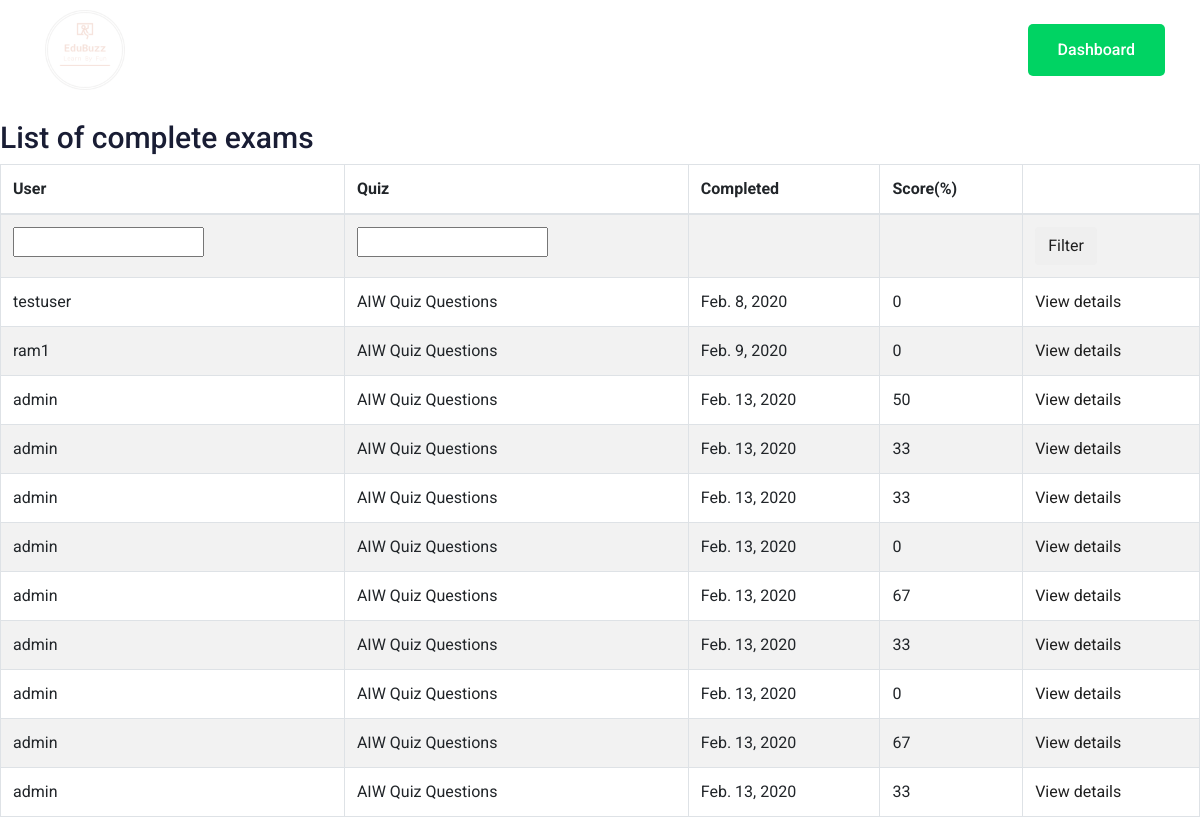
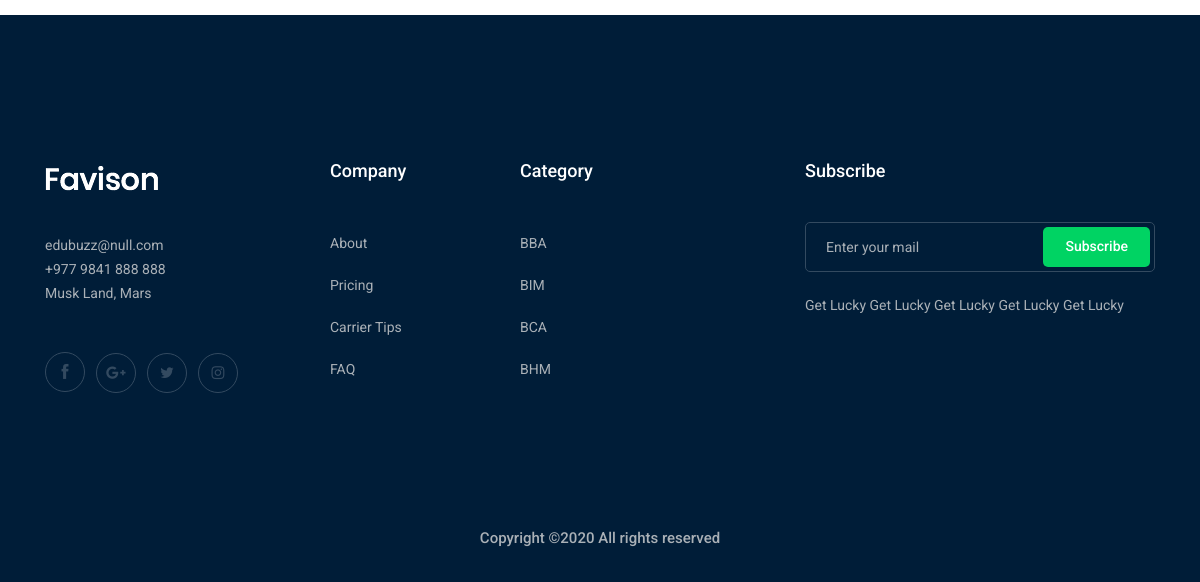
Page /quiz/marking/ (signed in) on the earlier database version (2 pictures, top to bottom).
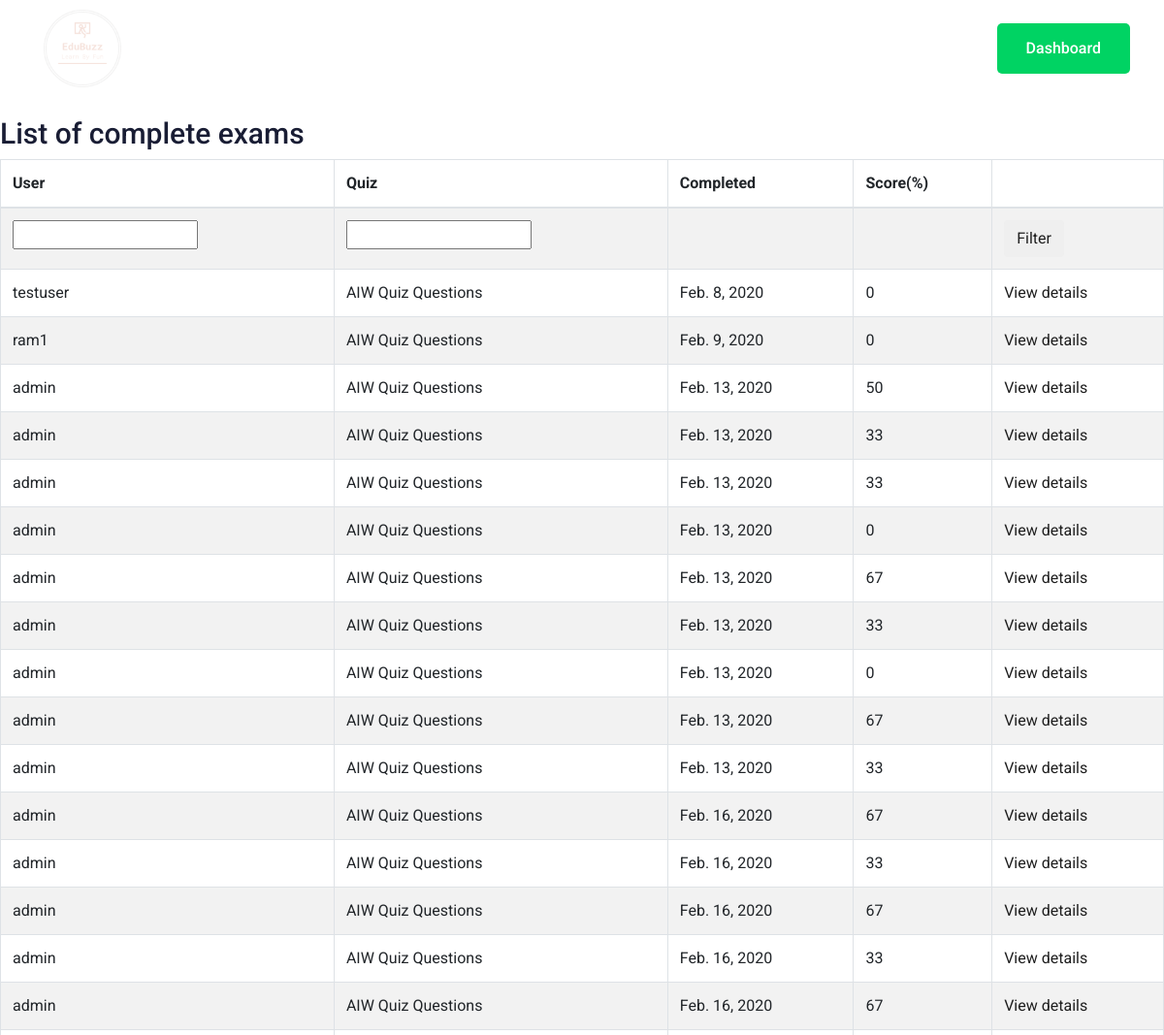
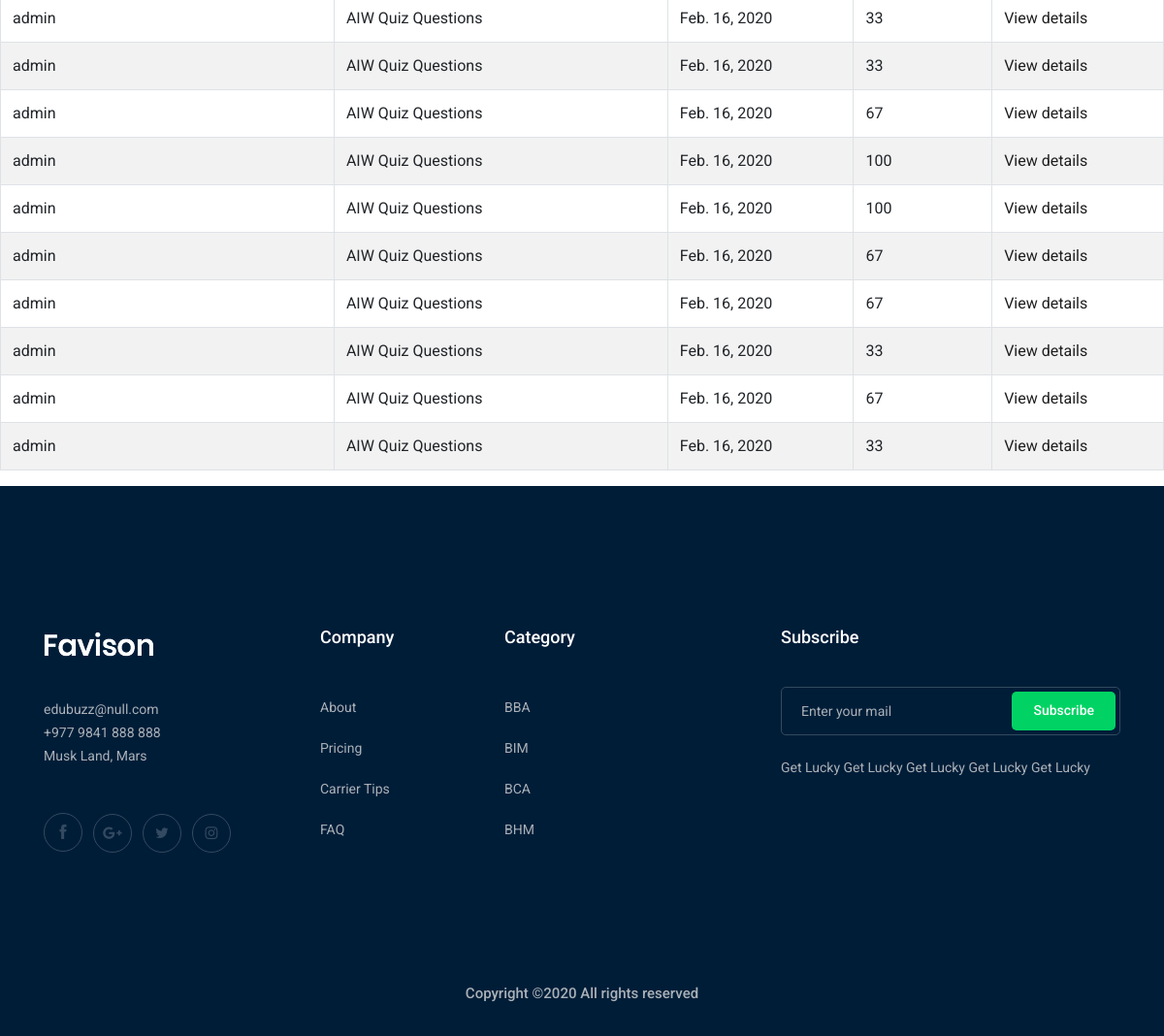
Same page on the later database version (2 pictures, top to bottom).
### quiz/models.py (models this page shows, shortened)
class Sitting(models.Model):
    user = models.ForeignKey(settings.AUTH_USER_MODEL, verbose_name=_("User"), on_delete=models.CASCADE)
    quiz = models.ForeignKey(Quiz, verbose_name=_("Quiz"), on_delete=models.CASCADE)
    question_order = models.CharField(validators=[validate_comma_separated_integer_list],
        max_length=1024, verbose_name=_("Question Order"))
    question_list = models.CharField(validators=[validate_comma_separated_integer_list],
        max_length=1024, verbose_name=_("Question List"))
    incorrect_questions = models.CharField(validators=[validate_comma_separated_integer_list],
        max_length=1024, blank=True, verbose_name=_("Incorrect questions"))
    current_score = models.IntegerField(verbose_name=_("Current Score"))
    complete = models.BooleanField(default=False, blank=False,
                                   verbose_name=_("Complete"))
    user_answers = models.TextField(blank=True, default='{}',
                                    verbose_name=_("User Answers"))
    start = models.DateTimeField(auto_now_add=True,
                                 verbose_name=_("Start"))
    end = models.DateTimeField(null=True, blank=True, verbose_name=_("End"))
    objects = SittingManager()
    class Meta:
        permissions = (("view_sittings", _("Can see completed exams.")),)
    def _question_ids(self):
        return [int(n) for n in self.question_order.split(',') if n]
    @property
    def get_percent_correct(self):
        dividend = float(self.current_score)
        divisor = len(self._question_ids())
        if divisor < 1:
            return 0            # prevent divide by zero error
        if dividend > divisor:
            return 100
        correct = int(round((dividend / divisor) * 100))
        if correct >= 1:
            return correct
        else:
            return 0

class Quiz(models.Model):
    title = models.CharField(
        verbose_name=_("Title"),
        max_length=60, blank=False)
    description = models.TextField(
        verbose_name=_("Description"),
        blank=True, help_text=_("a description of the quiz"))
    url = models.SlugField(
        max_length=60, blank=False,
        help_text=_("a user friendly url"),
        verbose_name=_("user friendly url"))
    category = models.ForeignKey(
        Category, null=True, blank=True,
        verbose_name=_("Category"), on_delete=models.CASCADE)
    random_order = models.BooleanField(
        blank=False, default=False,
        verbose_name=_("Random Order"),
        help_text=_("Display the questions in "
                    "a random order or as they "
                    "are set?"))
    max_questions = models.PositiveIntegerField(
        blank=True, null=True, verbose_name=_("Max Questions"),
        help_text=_("Number of questions to be answered on each attempt."))
    answers_at_end = models.BooleanField(
        blank=False, default=False,
        help_text=_("Correct answer is NOT shown after question."
                    " Answers displayed at the end."),
        verbose_name=_("Answers at end"))
    exam_paper = models.BooleanField(
        blank=False, default=False,
        help_text=_("If yes, the result of each"
                    " attempt by a user will be"
                    " stored. Necessary for marking."),
        verbose_name=_("Exam Paper"))
    single_attempt = models.BooleanField(
        blank=False, default=False,
        help_text=_("If yes, only one attempt by"
                    " a user will be permitted."
                    " Non users cannot sit this exam."),
        verbose_name=_("Single Attempt"))
    pass_mark = models.SmallIntegerField(
        blank=True, default=0,
        verbose_name=_("Pass Mark"),
        help_text=_("Percentage required to pass exam."),
        validators=[MaxValueValidator(100)])
    success_text = models.TextField(
        blank=True, help_text=_("Displayed if user passes."),
        verbose_name=_("Success Text"))
    fail_text = models.TextField(
        verbose_name=_("Fail Text"),
        blank=True, help_text=_("Displayed if user fails."))
    draft = models.BooleanField(
        blank=True, default=False,
        verbose_name=_("Draft"),
        help_text=_("If yes, the quiz is not displayed"
                    " in the quiz list and can only be"
                    " taken by users who can edit"
                    " quizzes."))
    class Meta:
        verbose_name = _("Quiz")
        verbose_name_plural = _("Quizzes")
    def __str__(self):
        return self.title

### quiz/views.py (the view)
class QuizMarkingList(QuizMarkerMixin, SittingFilterTitleMixin, ListView):
    model = Sitting
    def get_queryset(self):
        queryset = super(QuizMarkingList, self).get_queryset() \
            .filter(complete=True)
        user_filter = self.request.GET.get('user_filter')
        if user_filter:
            queryset = queryset.filter(user__username__icontains=user_filter)
        return queryset
    class Meta:
        pass

### quiz/views.py (called while the page is built)
    @method_decorator(login_required)
    @method_decorator(permission_required('quiz.view_sittings'))
    def dispatch(self, *args, **kwargs):
        return super(QuizMarkerMixin, self).dispatch(*args, **kwargs)

    def get_queryset(self):
        queryset = super(SittingFilterTitleMixin, self).get_queryset()
        quiz_filter = self.request.GET.get('quiz_filter')
        if quiz_filter:
            queryset = queryset.filter(quiz__title__icontains=quiz_filter)
        return queryset

### quiz/templates/quiz/sitting_list.html (shortened to what this page needs)
{% extends 'base.html' %}
{% load i18n %}
{% block content %}
<section class=" d-flex flex-column">
	<br/>
<br/>
<br/>
<br/>
<br/>
    <h2>{% trans "List of complete exams" %}</h2>
    {% if sitting_list %}
    <table class="table table-bordered table-striped">
        <thead>
        <tr>
            <th>{% trans "User" %}</th>
            <th>{% trans "Quiz" %}</th>
            <th>{% trans "Completed" %}</th>
            <th>{% trans "Score" %}(%)</th>
            <th></th>
        </tr>
        </thead>
        <tbody>
        <tr>
            <form action="" method="GET">
                <td><input type="text" name="user_filter"/></td>
                <td><input type="text" name="quiz_filter"/></td>
                <td></td>
                <td></td>
                <td>
                    <button type="submit" class="btn btn-default">{% trans "Filter"%}</button>
                </td>
            </form>
        </tr>
        {% for sitting in sitting_list %}
        <tr>
            <td>{{ sitting.user }}</td>
            <td>{{ sitting.quiz }}</td>
            <td>{{ sitting.end|date }}</td>
            <td>{{ sitting.get_percent_correct }}</td>
            <td>
                <a href="{% url 'quiz_marking_detail' pk=sitting.id %}">
                    {% trans "View details" %}
                </a>
        </tr>
        {% endfor %}
        </tbody>
    </table>
    {% else %}
    <p>{% trans "There are no matching quizzes" %}.</p>
    {% endif %}
</section>
{% endblock %}

### templates/base.html (shortened to what this page needs)
{% load static %}
<!doctype html>
<html class="no-js" lang="zxx">
<head>
    <link rel="stylesheet" href="{% static 'css/bootstrap.min.css' %}">
    <link rel="stylesheet" href="{% static 'css/owl.carousel.min.css' %}">
    <link rel="stylesheet" href="{% static 'css/magnific-popup.css' %}">
    <link rel="stylesheet" href="{% static 'css/font-awesome.min.css' %}">
    <link rel="stylesheet" href="{% static 'css/themify-icons.css' %}">
    <link rel="stylesheet" href="{% static 'css/nice-select.css' %}">
    <link rel="stylesheet" href="{% static 'css/flaticon.css' %}">
    <link rel="stylesheet" href="{% static 'css/gijgo.css' %}">
    <link rel="stylesheet" href="{% static 'css/animate.min.css' %}">
    <link rel="stylesheet" href="{% static 'css/slicknav.css' %}">
    <link rel="stylesheet" href="{% static 'css/style.css' %}">
</head>
<body>
{% if user.is_authenticated %}
<header>
    <div class="header-area ">
        <div id="sticky-header" class="main-header-area">
            <div class="container-fluid ">
                <div class="header_bottom_border">
                    <div class="row align-items-center">
                        <div class="col-xl-3 col-lg-2">
                            <div class="logo">
                                <a href="{% url 'index' %}">
                                    <img src="{% static 'img/l3.png' %}" alt="" style="width:100px">
                                </a>
                            </div>
                        </div>
                        <div class="col-xl-6 col-lg-7">
                            <div class="main-menu  d-none d-lg-block">
                                <nav>
                                    <ul id="navigation">
                                        <li><a href="{% url 'index' %}">Home</a></li>
                                        <li><a href="{% url 'courses' %}">Browse Courses</a></li>
                                        <li><a href="{% url 'discussion' %}">Discussion </a></li>
                                        <li><a href="{% url 'quiz_index' %}">Quiz</a></li>
                                        <li><a href="{% url 'resources' %}">Resources <i class="ti-angle-down"></i></a>
                                        </li>
                                        <li><a href="{% url 'quiz_progress' %}">Progress</a></li>
                                    </ul>
                                </nav>
                            </div>
                        </div>
                        <div class="col-xl-3 col-lg-3 d-none d-lg-block">
                            <div class="Appointment">
                                <div class="phone_num d-none d-xl-block">
                                    <a href="{% url 'logout' %}">Logout</a>
                                </div>
                                <div class="d-none d-lg-block">
                                    <a class="boxed-btn3" href="{% url 'insideAuth' %}">Dashboard</a>
                                </div>
                            </div>
                        </div>
                        <div class="col-12">
                        </div>
                    </div>
                </div>
            </div>
        </div>
    </div>
</header>
{% endif %}
{% block content %}
{% endblock %}
<footer class="footer">
    <div class="footer_top">
        <div class="container">
            <div class="row">
                <div class="col-xl-3 col-md-6 col-lg-3">
                    <div class="footer_widget wow fadeInUp" data-wow-duration="1s" data-wow-delay=".3s">
                        <div class="footer_logo">
                            <a href="#">
                                <img src="img/logo.png" alt="">
                            </a>
                        </div>
                        <p>
                            edubuzz@null.com <br>
                            +977 9841 888 888 <br>
                            Musk Land, Mars
                        </p>
                        <div class="socail_links">
                            <ul>
                                <li>
                                    <a href="#">
                                        <i class="ti-facebook"></i>
                                    </a>
                                </li>
                                <li>
                                    <a href="#">
                                        <i class="fa fa-google-plus"></i>
                                    </a>
                                </li>
                                <li>
                                    <a href="#">
                                        <i class="fa fa-twitter"></i>
                                    </a>
                                </li>
                                <li>
                                    <a href="#">
                                        <i class="fa fa-instagram"></i>
                                    </a>
                                </li>
                            </ul>
                        </div>
                    </div>
                </div>
                <div class="col-xl-2 col-md-6 col-lg-2">
                    <div class="footer_widget wow fadeInUp" data-wow-duration="1.1s" data-wow-delay=".4s">
                        <h3 class="footer_title">
                            Company
                        </h3>
                        <ul>
                            <li><a href="#">About </a></li>
                            <li><a href="#"> Pricing</a></li>
                            <li><a href="#">Carrier Tips</a></li>
                            <li><a href="#">FAQ</a></li>
                        </ul>
                    </div>
                </div>
                <div class="col-xl-3 col-md-6 col-lg-3">
                    <div class="footer_widget wow fadeInUp" data-wow-duration="1.2s" data-wow-delay=".5s">
                        <h3 class="footer_title">
                            Category
                        </h3>
                        <ul>
                            <li><a href="#">BBA</a></li>
                            <li><a href="#">BIM</a></li>
                            <li><a href="#">BCA</a></li>
                            <li><a href="#">BHM</a></li>
                        </ul>
                    </div>
                </div>
                <div class="col-xl-4 col-md-6 col-lg-4">
                    <div class="footer_widget wow fadeInUp" data-wow-duration="1.3s" data-wow-delay=".6s">
                        <h3 class="footer_title">
                            Subscribe
                        </h3>
                        <form action="#" class="newsletter_form">
                            <input type="text" placeholder="Enter your mail">
                            <button type="submit">Subscribe</button>
                        </form>
                        <p class="newsletter_text">Get Lucky
                            Get Lucky
                            Get Lucky
                            Get Lucky Get Lucky</p>
                    </div>
                </div>
            </div>
        </div>
    </div>
    <div class="copy-right_text wow fadeInUp" data-wow-duration="1.4s" data-wow-delay=".3s">
        <div class="container">
            <div class="row">
                <div class="col-xl-12">
                    <p class="copy_right text-center">
                        Copyright &copy;<script>document.write(new Date().getFullYear());</script>
                        All rights reserved </a>
                    </p>
                </div>
            </div>
        </div>
    </div>
</footer>
</body>
</html>

Differences in the rows shown:
added Sitting: user "admin", quiz "AIW Quiz Questions", end "Feb. 16, 2020", get_percent_correct "67"
added Sitting: user "admin", quiz "AIW Quiz Questions", end "Feb. 16, 2020", get_percent_correct "33"
added Sitting: user "admin", quiz "AIW Quiz Questions", end "Feb. 16, 2020", get_percent_correct "67"
added Sitting: user "admin", quiz "AIW Quiz Questions", end "Feb. 16, 2020", get_percent_correct "33"
added Sitting: user "admin", quiz "AIW Quiz Questions", end "Feb. 16, 2020", get_percent_correct "67"
added Sitting: user "admin", quiz "AIW Quiz Questions", end "Feb. 16, 2020", get_percent_correct "33"
added Sitting: user "admin", quiz "AIW Quiz Questions", end "Feb. 16, 2020", get_percent_correct "33"
added Sitting: user "admin", quiz "AIW Quiz Questions", end "Feb. 16, 2020", get_percent_correct "67"
added Sitting: user "admin", quiz "AIW Quiz Questions", end "Feb. 16, 2020", get_percent_correct "100"
added Sitting: user "admin", quiz "AIW Quiz Questions", end "Feb. 16, 2020", get_percent_correct "100"
added Sitting: user "admin", quiz "AIW Quiz Questions", end "Feb. 16, 2020", get_percent_correct "67"
added Sitting: user "admin", quiz "AIW Quiz Questions", end "Feb. 16, 2020", get_percent_correct "67"
added Sitting: user "admin", quiz "AIW Quiz Questions", end "Feb. 16, 2020", get_percent_correct "33"
added Sitting: user "admin", quiz "AIW Quiz Questions", end "Feb. 16, 2020", get_percent_correct "67"
added Sitting: user "admin", quiz "AIW Quiz Questions", end "Feb. 16, 2020", get_percent_correct "33"
